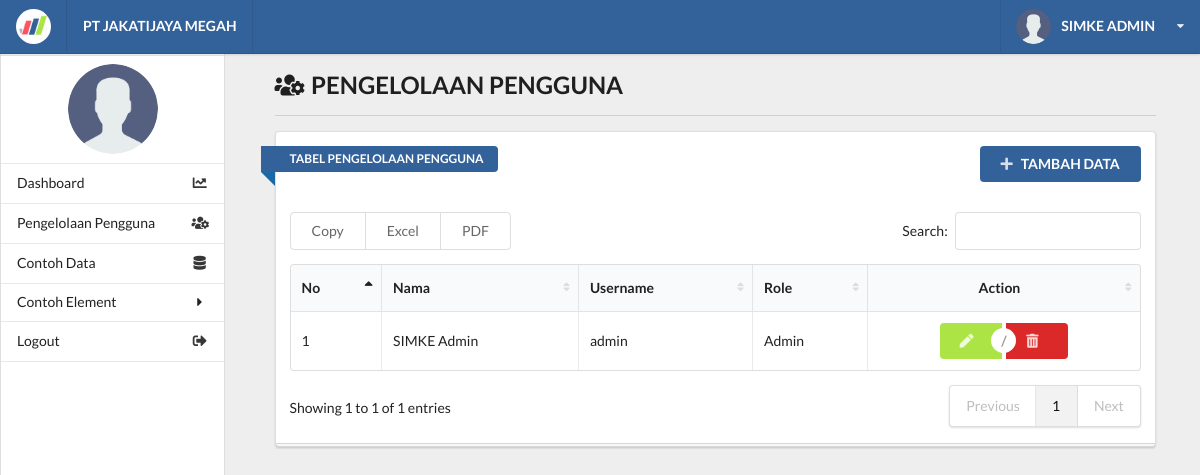
The app's page /kelola_pengguna.php (signed in), older data.
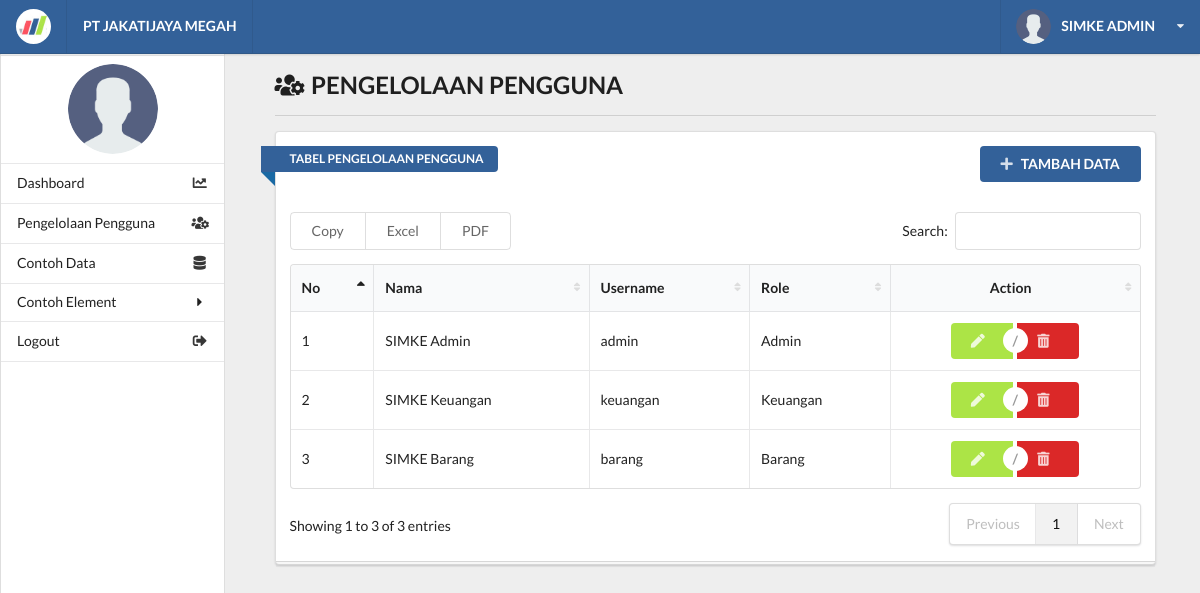
The same page, newer data.
### tables this page shows
CREATE TABLE `tb_user` (
  `id_user` int(8) NOT NULL AUTO_INCREMENT,
  `nama` varchar(30) DEFAULT NULL,
  `username` varchar(30) DEFAULT NULL,
  `password` varchar(255) DEFAULT NULL,
  `role` char(1) DEFAULT NULL,
  PRIMARY KEY (`id_user`)
);

### functions/function_pengguna.php (called while the page is built, shortened)
<?php
	require_once 'database.php';
	function getData() {
		global $conn;
		$result	= mysqli_query($conn, "SELECT * FROM tb_user");
		return mysqli_fetch_all($result, MYSQLI_ASSOC);
	}
?>

### kelola_pengguna.php (the view)
<?php
	require 'functions/function_pengguna.php';
	include_once 'layout/header.php';
	include_once 'layout/sidebar.php';
?>
		<div class="right floated thirteen wide computer sixteen wide phone column" id="content">
			<div class="ui container grid">
				<div class="row">
					<div class="fifteen wide computer sixteen wide phone centered column">
						<h2><i class="users cog icon"></i> PENGELOLAAN PENGGUNA</h2>
						<div class="ui divider"></div>
						<div class="ui grid">
							<div class="sixteen wide computer sixteen wide phone centered column">
								<div class="ui stacked segment">
									<div class="">
										<a href="#" class="ui blue right floated button">
											<i class="plus icon"></i>TAMBAH DATA
										</a>
										<div class="ui blue ribbon icon label">TABEL PENGELOLAAN PENGGUNA</div>
										<br><br><br>
									</div>
									<table id="example" class="ui celled table responsive nowrap unstackable" style="width:100%">
									    <thead>
									        <tr>
									            <th>No</th>
									            <th>Nama</th>
									            <th>Username</th>
									            <th>Role</th>
									            <th style="text-align: center;">Action</th>
									        </tr>
									    </thead>
									    <tbody>
									    <?php $all = getData(); $no = 1; ?>
									    <?php foreach ($all as $data) { ?>
									    <?php $role = ($data['role'] == 1) ? 'Admin' : (($data['role'] == 2) ? 'Keuangan' : (($data['role'] == 3) ? 'Barang' : 'Who Are You?')) ?>
									    	<tr>
									    	    <td><?= $no++ ?></td>
									    	    <td><?= $data['nama'] ?></td>
									    	    <td><?= $data['username'] ?></td>
									    	    <td><?= $role ?></td>
									    	    <td style="text-align: center;">
									    	    	<div class="ui buttons">
									    	    	  <a href="#" class="ui green button"><i class="pen icon"></i></a>
									    	    	  <div class="or" data-text="/"></div>
									    	    	  <a href="#" class="ui red button"><i class="trash alternate icon"></i></a>
									    	    	</div>
									    	    </td>
									    	</tr>
									    <?php } ?>
									    </tbody>
									</table>
								</div>
							</div>
						</div>
					</div>
				</div>
			</div>
		</div>
<?php
	include_once 'layout/footer.php';
?>

### layout/header.php (shortened to what this page needs)
<!DOCTYPE html>
<html lang="en">
<head>
    <link rel="stylesheet" href="assets/vendors/fomantic-ui/semantic.min.css">
    <link rel="stylesheet" href="assets/vendors/datatables.net/datatables.net-se/css/dataTables.semanticui.min.css">
    <link rel="stylesheet" href="assets/vendors/datatables.net/datatables.net-responsive-se/css/responsive.semanticui.min.css">
    <link rel="stylesheet" href="assets/vendors/datatables.net/datatables.net-buttons-se/css/buttons.semanticui.min.css">
    <link rel="stylesheet" href="assets/css/main.css">
</head>
<body>
    <div class="ui grid">
        <div class="row">
            <div class="ui grid">
                <div class="computer only row">
                    <div class="column">
                        <div class="ui top fixed menu navcolor">
                            <div class="item">
                                <img class="imgrad" src="assets/images/logo.png" alt="SimpleIU">
                            </div>
                            <div class="left menu">
                                <div class="nav item">
                                    <strong class="navtext">PT JAKATIJAYA MEGAH</strong>
                                </div>
                            </div>
                            <div class="ui top pointing dropdown admindropdown link item right">
                                <img class="imgrad" src="assets/images/user.png" alt="">
                                <span class="clear navtext"><strong style="text-transform: uppercase;"><?= $_SESSION['nama']; ?></strong></span>
                                <i class="dropdown icon navtext"></i>
                            </div>
                        </div>
                    </div>
                </div>

### layout/sidebar.php (shortened to what this page needs)
		<div class="computer only row">
			<div class="left floated three wide computer column" id="computersidebar">
				<div class="ui vertical fluid menu scrollable" id="simplefluid">
					<div class="item">
						<img src="assets/images/user.png" id="sidebar-image">
					</div>
					<a class="item" href="index.php"><i class="chart line icon"></i> Dashboard</a>
					<a class="item" href="kelola_pengguna.php"><i class="users cog icon"></i> Pengelolaan Pengguna</a>
					<a class="item" href="example_view.php"><i class="database icon"></i> Contoh Data</a>
					<div class="ui horizontal accordion item">
				        <span class="title item">
				            <i class="dropdown icon"></i> Contoh Element
				        </span>
					</div>
					<a class="item" href="functions/logout.php"><i class="sign out alternate icon"></i> Logout</a>
					<a class="item"></a>
				</div>
			</div>
		</div>
	</div>
</div>

### layout/footer.php (shortened to what this page needs)
	</div>
</body>
</html>

### assets/css/main.css (style rules this page uses)
html, body { background-color: #eeeeee; height: 100%; width: 100%; margin: 0; padding: 0; }
.navcolor { background-color: #336199 !important; }
.navtext { color: #ffffff !important; }
.clear { margin: 0px 10px; }
.imgrad { border-radius: 50%; }
#sidebar-image { max-height: 90px; max-width: 90px; height: 90px; width: 90px; margin-left: auto; margin-right: auto; border-radius: 50%; }
#computersidebar { position: fixed; top: 1em; left: 0; padding: 0; bottom: 0; background-color: #FFF; }
.scrollable { overflow-y: auto; overflow-x: hidden; }
#simplefluid { height: 100%; border-bottom: 0 none !important; box-shadow: none; }
#content { top: 1em; }
.blue { background-color: #336199 !important; }
.green { background-color: #ACE446 !important; }
.ui.horizontal.accordion.item { padding-top: 5px !important; padding-bottom: 5px !important; }

Row changes from the older to the newer data that the page shows:
added tb_user: nama "SIMKE Keuangan", username "keuangan", role "Keuangan"
added tb_user: nama "SIMKE Barang", username "barang", role "Barang"
Text that changed along with them:
text written by a page script: "Copy Excel PDF Search: Showing 1 to 1 of 1 entries Previous 1 Next" → "Copy Excel PDF Search: Showing 1 to 3 of 3 entries Previous 1 Next"
